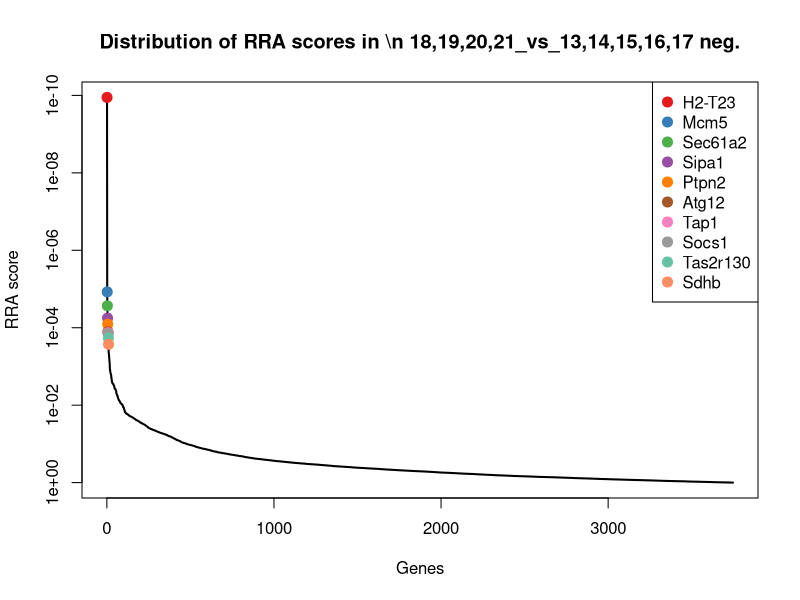
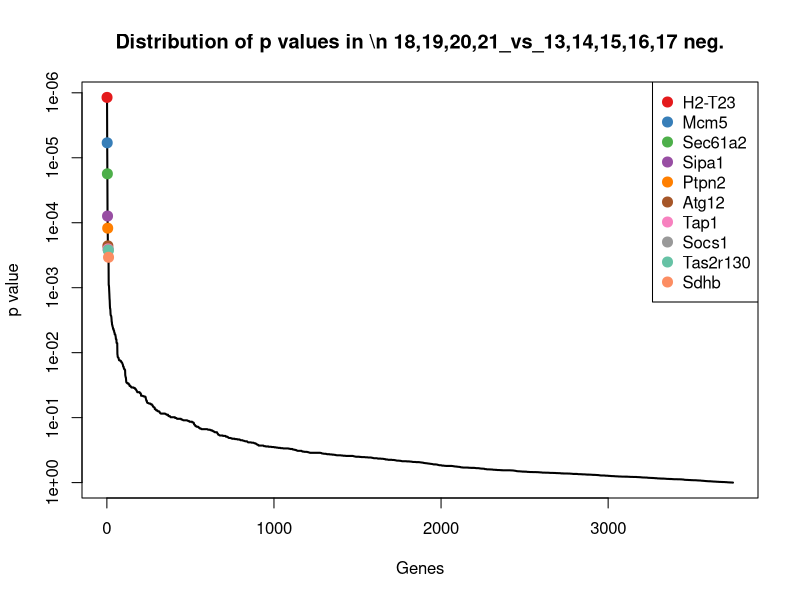
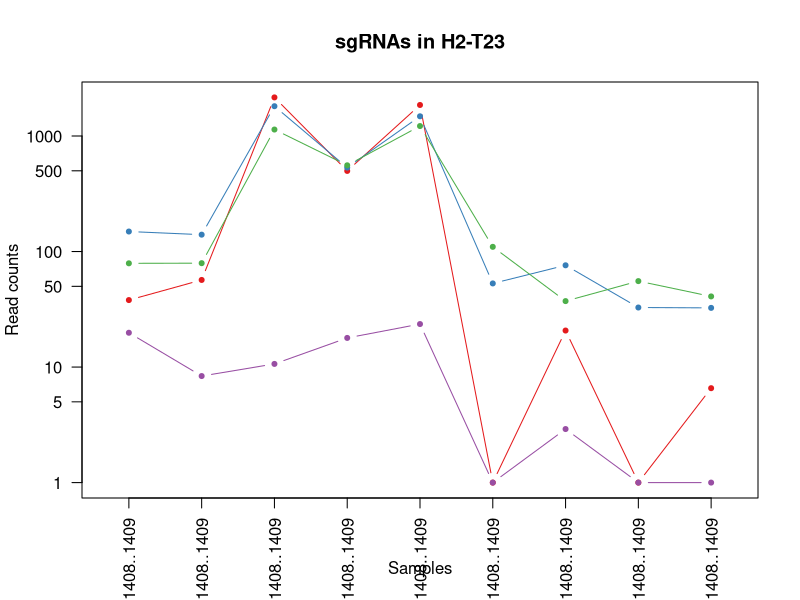
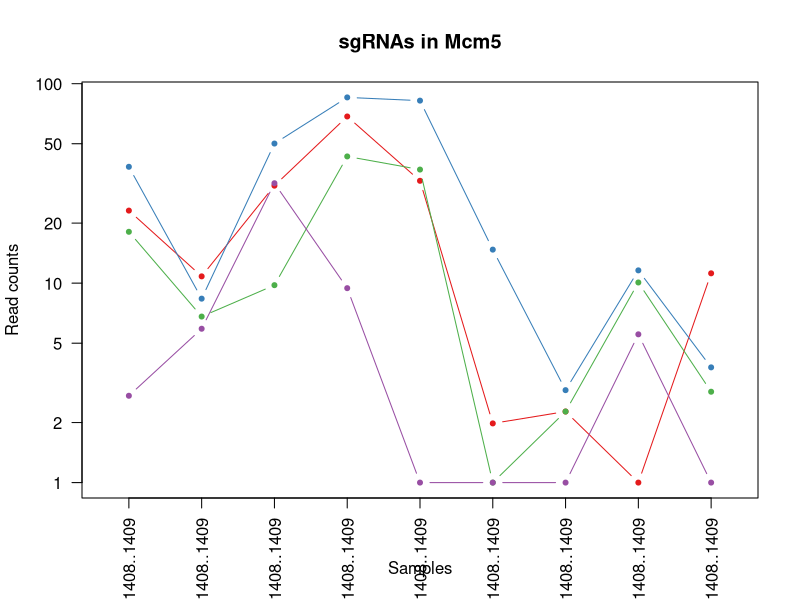
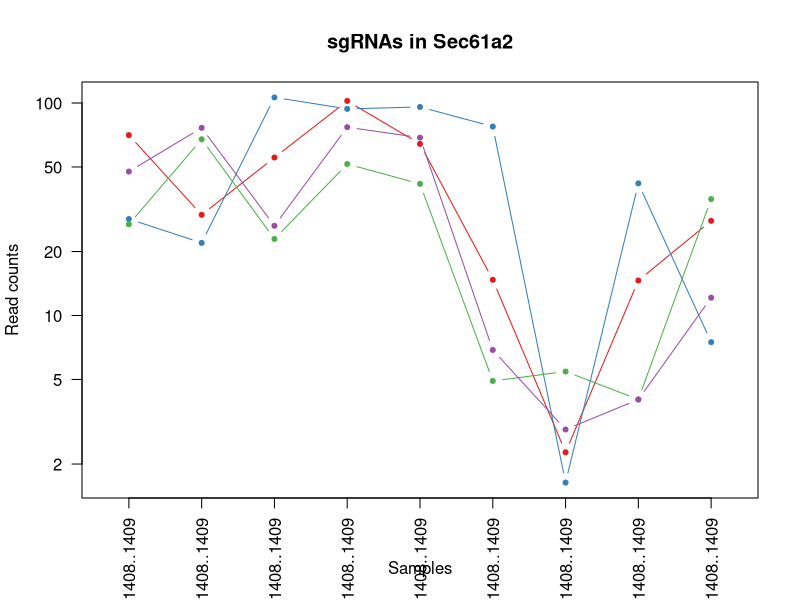
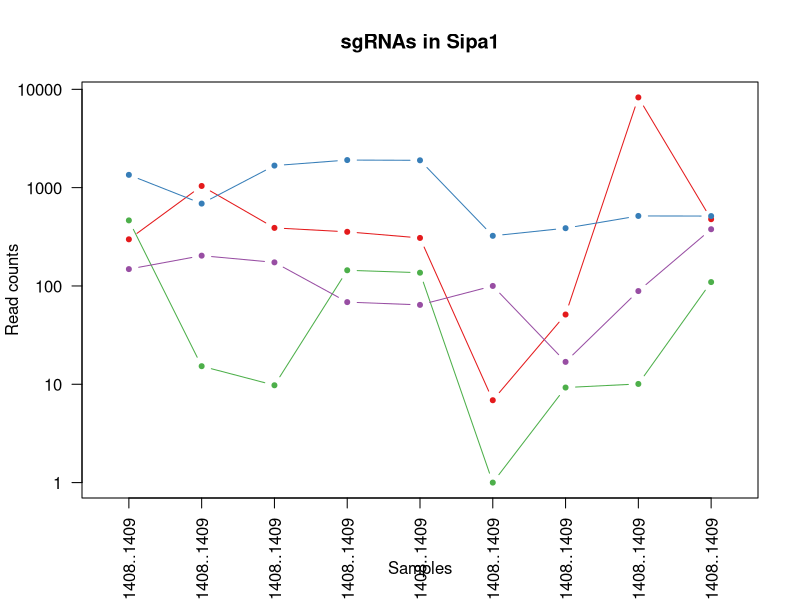
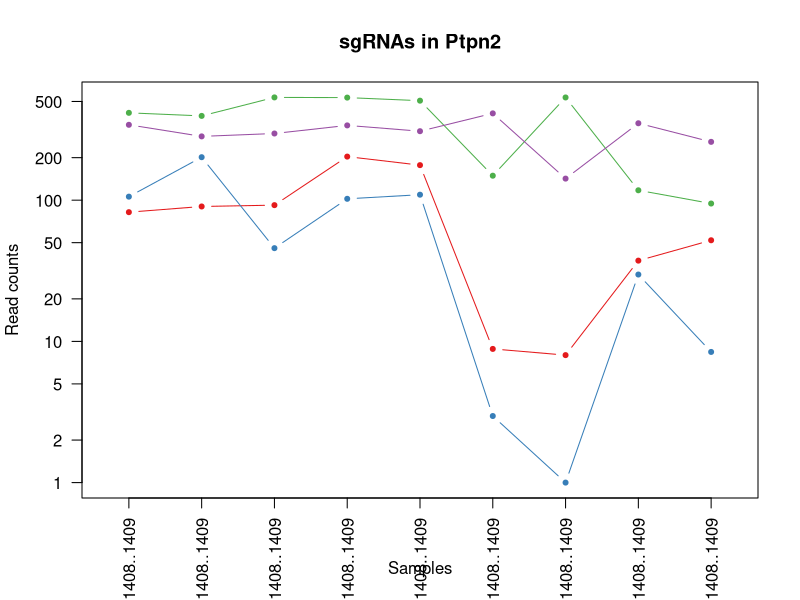
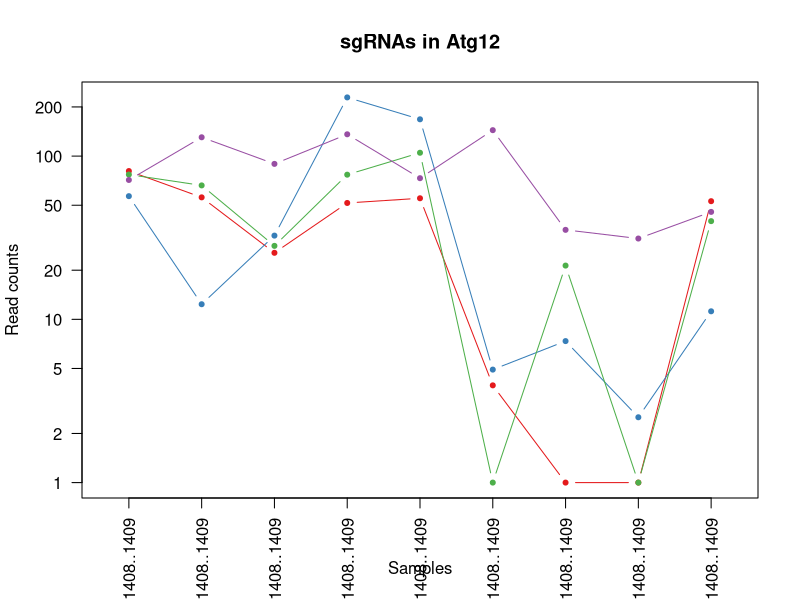

Generate these figures, in order, with R: (Note: this script raises an error after producing the figures.)
pdf(file='invivo.poolA_SP_mCD19_10m_v_SP_hEGFRv3_15m.pdf',width=4.5,height=4.5);
gstable=read.table('invivo.poolA_SP_mCD19_10m_v_SP_hEGFRv3_15m.gene_summary.txt',header=T)
# 
#
# parameters
# Do not modify the variables beginning with "__"

# gstablename='__GENE_SUMMARY_FILE__'
startindex=3
# outputfile='__OUTPUT_FILE__'
targetgenelist=c("H2-T23","Mcm5","Sec61a2","Sipa1","Ptpn2","Atg12","Tap1","Socs1","Tas2r130","Sdhb")
# samplelabel=sub('.\\w+.\\w+$','',colnames(gstable)[startindex]);
samplelabel='18,19,20,21_vs_13,14,15,16,17 neg.'


# You need to write some codes in front of this code:
# gstable=read.table(gstablename,header=T)
# pdf(file=outputfile,width=6,height=6)


# set up color using RColorBrewer
#library(RColorBrewer)
#colors <- brewer.pal(length(targetgenelist), "Set1")

colors=c( "#E41A1C", "#377EB8", "#4DAF4A", "#984EA3", "#FF7F00",  "#A65628", "#F781BF",
          "#999999", "#66C2A5", "#FC8D62", "#8DA0CB", "#E78AC3", "#A6D854", "#FFD92F", "#E5C494", "#B3B3B3", 
          "#8DD3C7", "#FFFFB3", "#BEBADA", "#FB8072", "#80B1D3", "#FDB462", "#B3DE69", "#FCCDE5",
          "#D9D9D9", "#BC80BD", "#CCEBC5", "#FFED6F")

######
# function definition

plotrankedvalues<-function(val, tglist, ...){
  
  plot(val,log='y',ylim=c(max(val),min(val)),type='l',lwd=2, ...)
  if(length(tglist)>0){
    for(i in 1:length(tglist)){
      targetgene=tglist[i];
      tx=which(names(val)==targetgene);ty=val[targetgene];
      points(tx,ty,col=colors[(i %% length(colors)) ],cex=2,pch=20)
      # text(tx+50,ty,targetgene,col=colors[i])
    }
    legend('topright',tglist,pch=20,pt.cex = 2,cex=1,col=colors)
  }
}



plotrandvalues<-function(val,targetgenelist, ...){
  # choose the one with the best distance distribution
  
  mindiffvalue=0;
  randval=val;
  for(i in 1:20){
    randval0=sample(val)
    vindex=sort(which(names(randval0) %in% targetgenelist))
    if(max(vindex)>0.9*length(val)){
      # print('pass...')
      next;
    }
    mindiffind=min(diff(vindex));
    if (mindiffind > mindiffvalue){
      mindiffvalue=mindiffind;
      randval=randval0;
      # print(paste('Diff: ',mindiffvalue))
    }
  }
  plot(randval,log='y',ylim=c(max(randval),min(randval)),pch=20,col='grey', ...)
  
  if(length(targetgenelist)>0){
    for(i in 1:length(targetgenelist)){
      targetgene=targetgenelist[i];
      tx=which(names(randval)==targetgene);ty=randval[targetgene];
      points(tx,ty,col=colors[(i %% length(colors)) ],cex=2,pch=20)
      text(tx+50,ty,targetgene,col=colors[i])
    }
  }
  
}




# set.seed(1235)



pvec=gstable[,startindex]
names(pvec)=gstable[,'id']
pvec=sort(pvec);

plotrankedvalues(pvec,targetgenelist,xlab='Genes',ylab='RRA score',main=paste('Distribution of RRA scores in \\n',samplelabel))

# plotrandvalues(pvec,targetgenelist,xlab='Genes',ylab='RRA score',main=paste('Distribution of RRA scores in \\n',samplelabel))


pvec=gstable[,startindex+1]
names(pvec)=gstable[,'id']
pvec=sort(pvec);

plotrankedvalues(pvec,targetgenelist,xlab='Genes',ylab='p value',main=paste('Distribution of p values in \\n',samplelabel))

# plotrandvalues(pvec,targetgenelist,xlab='Genes',ylab='p value',main=paste('Distribution of p values in \\n',samplelabel))



# you need to write after this code:
# dev.off()






# parameters
# Do not modify the variables beginning with "__"
targetmat=list(c(37.00532212467111,55.76517449691813,2157.477041551049,497.77481009793667,1855.0684870278178,0.0,19.708293521908693,0.0,5.564332594651635),c(148.02128849868444,138.96681484631998,1810.1758592525875,531.5222548503392,1480.443950718064,51.961177679141045,75.01866566403955,31.770282094519033,31.531218036359263),c(78.08750177155174,78.29430499367305,1136.6220511586014,556.8328384146411,1218.65813016426,108.82435325254067,36.2378300241547,54.4633407334612,39.87771692833671),c(18.816265487120905,7.361003033593192,9.647255063846154,16.873722376201243,22.567743151189998,0.0,1.9072542117976155,0.0,0.0))
targetgene="H2-T23"
collabel=c("In.vivo_AR1813_Pool.A..1.8._SP_hEGFRv3_15m_1360..1361..1362..1363..1406..1407..1408..1409","In.vivo_AR1814_Pool.A..1.8._SP_hEGFRv3_15m_1360..1361..1362..1363..1406..1407..1408..1409","In.vivo_AR1810_Pool.A..1.8._SP_hEGFRv3_15m_1360..1361..1362..1363..1406..1407..1408..1409","In.vivo_AR1811_Pool.A..1.8._SP_hEGFRv3_15m_1360..1361..1362..1363..1406..1407..1408..1409","In.vivo_AR1812_Pool.A..1.8._SP_hEGFRv3_15m_1360..1361..1362..1363..1406..1407..1408..1409","In.vivo_AR1823_Pool.A..1.8._SP_mCD19_10m_1360..1361..1362..1363..1406..1407..1408..1409","In.vivo_AR1825_Pool.A..1.8._SP_mCD19_10m_1360..1361..1362..1363..1406..1407..1408..1409","In.vivo_AR1827_Pool.A..1.8._SP_mCD19_10m_1360..1361..1362..1363..1406..1407..1408..1409","In.vivo_AR1828_Pool.A..1.8._SP_mCD19_10m_1360..1361..1362..1363..1406..1407..1408..1409")

# set up color using RColorBrewer
#library(RColorBrewer)
#colors <- brewer.pal(length(targetgenelist), "Set1")

colors=c( "#E41A1C", "#377EB8", "#4DAF4A", "#984EA3", "#FF7F00",  "#A65628", "#F781BF",
          "#999999", "#66C2A5", "#FC8D62", "#8DA0CB", "#E78AC3", "#A6D854", "#FFD92F", "#E5C494", "#B3B3B3", 
          "#8DD3C7", "#FFFFB3", "#BEBADA", "#FB8072", "#80B1D3", "#FDB462", "#B3DE69", "#FCCDE5",
          "#D9D9D9", "#BC80BD", "#CCEBC5", "#FFED6F")


## code

targetmatvec=unlist(targetmat)+1
yrange=range(targetmatvec[targetmatvec>0]);
# yrange[1]=1; # set the minimum value to 1
for(i in 1:length(targetmat)){
  vali=targetmat[[i]]+1;
  if(i==1){
    plot(1:length(vali),vali,type='b',las=1,pch=20,main=paste('sgRNAs in',targetgene),ylab='Read counts',xlab='Samples',xlim=c(0.7,length(vali)+0.3),ylim = yrange,col=colors[(i %% length(colors))],xaxt='n',log='y')
    axis(1,at=1:length(vali),labels=(collabel),las=2)
    # lines(0:100,rep(1,101),col='black');
  }else{
    lines(1:length(vali),vali,type='b',pch=20,col=colors[(i %% length(colors))])
  }
}




# parameters
# Do not modify the variables beginning with "__"
targetmat=list(c(22.10911194736706,9.81467071145759,29.81878837916084,67.49488950480497,31.594840411666,0.9803995788517178,1.271502807865077,0.0,10.201276423527997),c(37.31892654945646,7.361003033593192,49.11329850685315,84.36861188100622,81.24387534428399,13.725594103924049,1.9072542117976155,10.590094031506345,2.7821662973258174),c(17.091441150801487,5.799578147679485,8.770231876223777,42.18430594050311,36.108389041904,0.0,1.271502807865077,9.077223455576867,1.8547775315505448),c(1.7248243363194162,4.907335355728795,30.695811566783217,8.436861188100622,0.0,0.0,0.0,4.5386117277884335,0.0))
targetgene="Mcm5"
collabel=c("In.vivo_AR1813_Pool.A..1.8._SP_hEGFRv3_15m_1360..1361..1362..1363..1406..1407..1408..1409","In.vivo_AR1814_Pool.A..1.8._SP_hEGFRv3_15m_1360..1361..1362..1363..1406..1407..1408..1409","In.vivo_AR1810_Pool.A..1.8._SP_hEGFRv3_15m_1360..1361..1362..1363..1406..1407..1408..1409","In.vivo_AR1811_Pool.A..1.8._SP_hEGFRv3_15m_1360..1361..1362..1363..1406..1407..1408..1409","In.vivo_AR1812_Pool.A..1.8._SP_hEGFRv3_15m_1360..1361..1362..1363..1406..1407..1408..1409","In.vivo_AR1823_Pool.A..1.8._SP_mCD19_10m_1360..1361..1362..1363..1406..1407..1408..1409","In.vivo_AR1825_Pool.A..1.8._SP_mCD19_10m_1360..1361..1362..1363..1406..1407..1408..1409","In.vivo_AR1827_Pool.A..1.8._SP_mCD19_10m_1360..1361..1362..1363..1406..1407..1408..1409","In.vivo_AR1828_Pool.A..1.8._SP_mCD19_10m_1360..1361..1362..1363..1406..1407..1408..1409")

# set up color using RColorBrewer
#library(RColorBrewer)
#colors <- brewer.pal(length(targetgenelist), "Set1")

colors=c( "#E41A1C", "#377EB8", "#4DAF4A", "#984EA3", "#FF7F00",  "#A65628", "#F781BF",
          "#999999", "#66C2A5", "#FC8D62", "#8DA0CB", "#E78AC3", "#A6D854", "#FFD92F", "#E5C494", "#B3B3B3", 
          "#8DD3C7", "#FFFFB3", "#BEBADA", "#FB8072", "#80B1D3", "#FDB462", "#B3DE69", "#FCCDE5",
          "#D9D9D9", "#BC80BD", "#CCEBC5", "#FFED6F")


## code

targetmatvec=unlist(targetmat)+1
yrange=range(targetmatvec[targetmatvec>0]);
# yrange[1]=1; # set the minimum value to 1
for(i in 1:length(targetmat)){
  vali=targetmat[[i]]+1;
  if(i==1){
    plot(1:length(vali),vali,type='b',las=1,pch=20,main=paste('sgRNAs in',targetgene),ylab='Read counts',xlab='Samples',xlim=c(0.7,length(vali)+0.3),ylim = yrange,col=colors[(i %% length(colors))],xaxt='n',log='y')
    axis(1,at=1:length(vali),labels=(collabel),las=2)
    # lines(0:100,rep(1,101),col='black');
  }else{
    lines(1:length(vali),vali,type='b',pch=20,col=colors[(i %% length(colors))])
  }
}




# parameters
# Do not modify the variables beginning with "__"
targetmat=list(c(69.62018230234735,28.774830040409753,54.37543763258741,101.24233425720746,63.189680823332,13.725594103924049,1.271502807865077,13.6158351833653,26.8942742074829),c(27.440387168717983,20.967705610841215,105.24278251468532,92.80547306910684,94.784521234998,76.47116715043398,0.6357514039325385,40.8475055500959,6.491721360426907),c(25.87236504479124,66.47208800032641,21.92557969055944,50.62116712860373,40.621937672141996,3.921598315406871,4.45025982752777,3.0257411518589556,34.31338433368508),c(46.57025708062424,75.39451591983331,25.43367244104895,75.9317506929056,67.70322945356999,5.882397473110307,1.9072542117976155,3.0257411518589556,11.12866518930327))
targetgene="Sec61a2"
collabel=c("In.vivo_AR1813_Pool.A..1.8._SP_hEGFRv3_15m_1360..1361..1362..1363..1406..1407..1408..1409","In.vivo_AR1814_Pool.A..1.8._SP_hEGFRv3_15m_1360..1361..1362..1363..1406..1407..1408..1409","In.vivo_AR1810_Pool.A..1.8._SP_hEGFRv3_15m_1360..1361..1362..1363..1406..1407..1408..1409","In.vivo_AR1811_Pool.A..1.8._SP_hEGFRv3_15m_1360..1361..1362..1363..1406..1407..1408..1409","In.vivo_AR1812_Pool.A..1.8._SP_hEGFRv3_15m_1360..1361..1362..1363..1406..1407..1408..1409","In.vivo_AR1823_Pool.A..1.8._SP_mCD19_10m_1360..1361..1362..1363..1406..1407..1408..1409","In.vivo_AR1825_Pool.A..1.8._SP_mCD19_10m_1360..1361..1362..1363..1406..1407..1408..1409","In.vivo_AR1827_Pool.A..1.8._SP_mCD19_10m_1360..1361..1362..1363..1406..1407..1408..1409","In.vivo_AR1828_Pool.A..1.8._SP_mCD19_10m_1360..1361..1362..1363..1406..1407..1408..1409")

# set up color using RColorBrewer
#library(RColorBrewer)
#colors <- brewer.pal(length(targetgenelist), "Set1")

colors=c( "#E41A1C", "#377EB8", "#4DAF4A", "#984EA3", "#FF7F00",  "#A65628", "#F781BF",
          "#999999", "#66C2A5", "#FC8D62", "#8DA0CB", "#E78AC3", "#A6D854", "#FFD92F", "#E5C494", "#B3B3B3", 
          "#8DD3C7", "#FFFFB3", "#BEBADA", "#FB8072", "#80B1D3", "#FDB462", "#B3DE69", "#FCCDE5",
          "#D9D9D9", "#BC80BD", "#CCEBC5", "#FFED6F")


## code

targetmatvec=unlist(targetmat)+1
yrange=range(targetmatvec[targetmatvec>0]);
# yrange[1]=1; # set the minimum value to 1
for(i in 1:length(targetmat)){
  vali=targetmat[[i]]+1;
  if(i==1){
    plot(1:length(vali),vali,type='b',las=1,pch=20,main=paste('sgRNAs in',targetgene),ylab='Read counts',xlab='Samples',xlim=c(0.7,length(vali)+0.3),ylim = yrange,col=colors[(i %% length(colors))],xaxt='n',log='y')
    axis(1,at=1:length(vali),labels=(collabel),las=2)
    # lines(0:100,rep(1,101),col='black');
  }else{
    lines(1:length(vali),vali,type='b',pch=20,col=colors[(i %% length(colors))])
  }
}




# parameters
# Do not modify the variables beginning with "__"
targetmat=list(c(297.1401924841176,1038.7936705285908,388.5212721167133,354.34816990022614,306.921306856184,5.882397473110307,50.22436091067054,8273.889179758315,476.67782560849),c(1348.1854221522128,687.250010500019,1675.1142883587413,1906.7306285107404,1895.69042469996,322.55146144221516,385.90110218705087,514.3759958160225,512.8459874737256),c(463.35053762035227,14.27588467121104,8.770231876223777,143.42664019771058,135.40645890713998,0.0,8.264768251123,9.077223455576867,108.50448559570687),c(147.39407964911373,202.31605307481897,172.7735679616084,67.49488950480497,63.189680823332,99.0203574640235,15.893785098313462,87.74649340390971,376.5198389047606))
targetgene="Sipa1"
collabel=c("In.vivo_AR1813_Pool.A..1.8._SP_hEGFRv3_15m_1360..1361..1362..1363..1406..1407..1408..1409","In.vivo_AR1814_Pool.A..1.8._SP_hEGFRv3_15m_1360..1361..1362..1363..1406..1407..1408..1409","In.vivo_AR1810_Pool.A..1.8._SP_hEGFRv3_15m_1360..1361..1362..1363..1406..1407..1408..1409","In.vivo_AR1811_Pool.A..1.8._SP_hEGFRv3_15m_1360..1361..1362..1363..1406..1407..1408..1409","In.vivo_AR1812_Pool.A..1.8._SP_hEGFRv3_15m_1360..1361..1362..1363..1406..1407..1408..1409","In.vivo_AR1823_Pool.A..1.8._SP_mCD19_10m_1360..1361..1362..1363..1406..1407..1408..1409","In.vivo_AR1825_Pool.A..1.8._SP_mCD19_10m_1360..1361..1362..1363..1406..1407..1408..1409","In.vivo_AR1827_Pool.A..1.8._SP_mCD19_10m_1360..1361..1362..1363..1406..1407..1408..1409","In.vivo_AR1828_Pool.A..1.8._SP_mCD19_10m_1360..1361..1362..1363..1406..1407..1408..1409")

# set up color using RColorBrewer
#library(RColorBrewer)
#colors <- brewer.pal(length(targetgenelist), "Set1")

colors=c( "#E41A1C", "#377EB8", "#4DAF4A", "#984EA3", "#FF7F00",  "#A65628", "#F781BF",
          "#999999", "#66C2A5", "#FC8D62", "#8DA0CB", "#E78AC3", "#A6D854", "#FFD92F", "#E5C494", "#B3B3B3", 
          "#8DD3C7", "#FFFFB3", "#BEBADA", "#FB8072", "#80B1D3", "#FDB462", "#B3DE69", "#FCCDE5",
          "#D9D9D9", "#BC80BD", "#CCEBC5", "#FFED6F")


## code

targetmatvec=unlist(targetmat)+1
yrange=range(targetmatvec[targetmatvec>0]);
# yrange[1]=1; # set the minimum value to 1
for(i in 1:length(targetmat)){
  vali=targetmat[[i]]+1;
  if(i==1){
    plot(1:length(vali),vali,type='b',las=1,pch=20,main=paste('sgRNAs in',targetgene),ylab='Read counts',xlab='Samples',xlim=c(0.7,length(vali)+0.3),ylim = yrange,col=colors[(i %% length(colors))],xaxt='n',log='y')
    axis(1,at=1:length(vali),labels=(collabel),las=2)
    # lines(0:100,rep(1,101),col='black');
  }else{
    lines(1:length(vali),vali,type='b',pch=20,col=colors[(i %% length(colors))])
  }
}




# parameters
# Do not modify the variables beginning with "__"
targetmat=list(c(81.22354601940523,89.224279195069,91.21041151272728,202.48466851441492,176.02839657928197,7.843196630813742,6.993265443257924,36.30889382230747,51.00638211763998),c(104.90068009069904,200.53156749091758,44.72818256874126,101.24233425720746,108.325167125712,1.9607991577034356,0.0,28.74454094266008,7.419110126202179),c(414.4282473538379,394.1482533442173,533.2300980744056,531.5222548503392,505.517446586656,148.04033640660938,532.7596764954673,116.49103434656979,93.66626534330251),c(340.73120752928105,281.948722256418,295.55681422874125,337.47444752402487,306.921306856184,410.78742353886975,141.13681167302354,349.4731030397094,257.8140768855257))
targetgene="Ptpn2"
collabel=c("In.vivo_AR1813_Pool.A..1.8._SP_hEGFRv3_15m_1360..1361..1362..1363..1406..1407..1408..1409","In.vivo_AR1814_Pool.A..1.8._SP_hEGFRv3_15m_1360..1361..1362..1363..1406..1407..1408..1409","In.vivo_AR1810_Pool.A..1.8._SP_hEGFRv3_15m_1360..1361..1362..1363..1406..1407..1408..1409","In.vivo_AR1811_Pool.A..1.8._SP_hEGFRv3_15m_1360..1361..1362..1363..1406..1407..1408..1409","In.vivo_AR1812_Pool.A..1.8._SP_hEGFRv3_15m_1360..1361..1362..1363..1406..1407..1408..1409","In.vivo_AR1823_Pool.A..1.8._SP_mCD19_10m_1360..1361..1362..1363..1406..1407..1408..1409","In.vivo_AR1825_Pool.A..1.8._SP_mCD19_10m_1360..1361..1362..1363..1406..1407..1408..1409","In.vivo_AR1827_Pool.A..1.8._SP_mCD19_10m_1360..1361..1362..1363..1406..1407..1408..1409","In.vivo_AR1828_Pool.A..1.8._SP_mCD19_10m_1360..1361..1362..1363..1406..1407..1408..1409")

# set up color using RColorBrewer
#library(RColorBrewer)
#colors <- brewer.pal(length(targetgenelist), "Set1")

colors=c( "#E41A1C", "#377EB8", "#4DAF4A", "#984EA3", "#FF7F00",  "#A65628", "#F781BF",
          "#999999", "#66C2A5", "#FC8D62", "#8DA0CB", "#E78AC3", "#A6D854", "#FFD92F", "#E5C494", "#B3B3B3", 
          "#8DD3C7", "#FFFFB3", "#BEBADA", "#FB8072", "#80B1D3", "#FDB462", "#B3DE69", "#FCCDE5",
          "#D9D9D9", "#BC80BD", "#CCEBC5", "#FFED6F")


## code

targetmatvec=unlist(targetmat)+1
yrange=range(targetmatvec[targetmatvec>0]);
# yrange[1]=1; # set the minimum value to 1
for(i in 1:length(targetmat)){
  vali=targetmat[[i]]+1;
  if(i==1){
    plot(1:length(vali),vali,type='b',las=1,pch=20,main=paste('sgRNAs in',targetgene),ylab='Read counts',xlab='Samples',xlim=c(0.7,length(vali)+0.3),ylim = yrange,col=colors[(i %% length(colors))],xaxt='n',log='y')
    axis(1,at=1:length(vali),labels=(collabel),las=2)
    # lines(0:100,rep(1,101),col='black');
  }else{
    lines(1:length(vali),vali,type='b',pch=20,col=colors[(i %% length(colors))])
  }
}




# parameters
# Do not modify the variables beginning with "__"
targetmat=list(c(79.96912832026383,54.872931704967435,24.556649253426574,50.62116712860373,54.162583562856,2.9411987365551533,0.0,0.0,51.93377088341526),c(55.82158761179201,11.376095597371297,31.572834754405594,227.79525207871677,167.001299318806,3.921598315406871,6.357514039325385,1.5128705759294778,10.201276423527997),c(76.04907301044699,65.13372381240038,27.187718816293707,75.9317506929056,103.811618495474,0.0,20.34404492584123,0.0,38.95032816256144),c(70.40419336431071,129.37520483285005,88.57934194986014,134.98977900960995,72.216778083808,143.1383385123508,34.330575812357075,30.257411518589556,44.51466075721308))
targetgene="Atg12"
collabel=c("In.vivo_AR1813_Pool.A..1.8._SP_hEGFRv3_15m_1360..1361..1362..1363..1406..1407..1408..1409","In.vivo_AR1814_Pool.A..1.8._SP_hEGFRv3_15m_1360..1361..1362..1363..1406..1407..1408..1409","In.vivo_AR1810_Pool.A..1.8._SP_hEGFRv3_15m_1360..1361..1362..1363..1406..1407..1408..1409","In.vivo_AR1811_Pool.A..1.8._SP_hEGFRv3_15m_1360..1361..1362..1363..1406..1407..1408..1409","In.vivo_AR1812_Pool.A..1.8._SP_hEGFRv3_15m_1360..1361..1362..1363..1406..1407..1408..1409","In.vivo_AR1823_Pool.A..1.8._SP_mCD19_10m_1360..1361..1362..1363..1406..1407..1408..1409","In.vivo_AR1825_Pool.A..1.8._SP_mCD19_10m_1360..1361..1362..1363..1406..1407..1408..1409","In.vivo_AR1827_Pool.A..1.8._SP_mCD19_10m_1360..1361..1362..1363..1406..1407..1408..1409","In.vivo_AR1828_Pool.A..1.8._SP_mCD19_10m_1360..1361..1362..1363..1406..1407..1408..1409")

# set up color using RColorBrewer
#library(RColorBrewer)
#colors <- brewer.pal(length(targetgenelist), "Set1")

colors=c( "#E41A1C", "#377EB8", "#4DAF4A", "#984EA3", "#FF7F00",  "#A65628", "#F781BF",
          "#999999", "#66C2A5", "#FC8D62", "#8DA0CB", "#E78AC3", "#A6D854", "#FFD92F", "#E5C494", "#B3B3B3", 
          "#8DD3C7", "#FFFFB3", "#BEBADA", "#FB8072", "#80B1D3", "#FDB462", "#B3DE69", "#FCCDE5",
          "#D9D9D9", "#BC80BD", "#CCEBC5", "#FFED6F")


## code

targetmatvec=unlist(targetmat)+1
yrange=range(targetmatvec[targetmatvec>0]);
# yrange[1]=1; # set the minimum value to 1
for(i in 1:length(targetmat)){
  vali=targetmat[[i]]+1;
  if(i==1){
    plot(1:length(vali),vali,type='b',las=1,pch=20,main=paste('sgRNAs in',targetgene),ylab='Read counts',xlab='Samples',xlim=c(0.7,length(vali)+0.3),ylim = yrange,col=colors[(i %% length(colors))],xaxt='n',log='y')
    axis(1,at=1:length(vali),labels=(collabel),las=2)
    # lines(0:100,rep(1,101),col='black');
  }else{
    lines(1:length(vali),vali,type='b',pch=20,col=colors[(i %% length(colors))])
  }
}




# parameters
# Do not modify the variables beginning with "__"
targetmat=list(c(63.8185004438184,28.774830040409753,7.893208688601399,50.62116712860373,58.676132193094,51.961177679141045,30.516067388761847,39.33463497416642,15.765609018179632),c(173.8936535434757,184.2481365378175,176.2816607120979,278.41641920732053,334.002598637612,120.5891481987613,50.22436091067054,425.1166318361833,108.50448559570687),c(52.058334514367836,77.62512289971004,50.8673448820979,84.36861188100622,85.757423974522,123.53034693531644,0.0,83.20788167612127,50.07899335186471),c(42.49339955841471,33.68216539613855,1540.9297406525175,531.5222548503392,1692.5807363392498,0.0,3.1787570196626924,0.0,0.0))
targetgene="Tap1"
collabel=c("In.vivo_AR1813_Pool.A..1.8._SP_hEGFRv3_15m_1360..1361..1362..1363..1406..1407..1408..1409","In.vivo_AR1814_Pool.A..1.8._SP_hEGFRv3_15m_1360..1361..1362..1363..1406..1407..1408..1409","In.vivo_AR1810_Pool.A..1.8._SP_hEGFRv3_15m_1360..1361..1362..1363..1406..1407..1408..1409","In.vivo_AR1811_Pool.A..1.8._SP_hEGFRv3_15m_1360..1361..1362..1363..1406..1407..1408..1409","In.vivo_AR1812_Pool.A..1.8._SP_hEGFRv3_15m_1360..1361..1362..1363..1406..1407..1408..1409","In.vivo_AR1823_Pool.A..1.8._SP_mCD19_10m_1360..1361..1362..1363..1406..1407..1408..1409","In.vivo_AR1825_Pool.A..1.8._SP_mCD19_10m_1360..1361..1362..1363..1406..1407..1408..1409","In.vivo_AR1827_Pool.A..1.8._SP_mCD19_10m_1360..1361..1362..1363..1406..1407..1408..1409","In.vivo_AR1828_Pool.A..1.8._SP_mCD19_10m_1360..1361..1362..1363..1406..1407..1408..1409")

# set up color using RColorBrewer
#library(RColorBrewer)
#colors <- brewer.pal(length(targetgenelist), "Set1")

colors=c( "#E41A1C", "#377EB8", "#4DAF4A", "#984EA3", "#FF7F00",  "#A65628", "#F781BF",
          "#999999", "#66C2A5", "#FC8D62", "#8DA0CB", "#E78AC3", "#A6D854", "#FFD92F", "#E5C494", "#B3B3B3", 
          "#8DD3C7", "#FFFFB3", "#BEBADA", "#FB8072", "#80B1D3", "#FDB462", "#B3DE69", "#FCCDE5",
          "#D9D9D9", "#BC80BD", "#CCEBC5", "#FFED6F")


## code

targetmatvec=unlist(targetmat)+1
yrange=range(targetmatvec[targetmatvec>0]);
# yrange[1]=1; # set the minimum value to 1
for(i in 1:length(targetmat)){
  vali=targetmat[[i]]+1;
  if(i==1){
    plot(1:length(vali),vali,type='b',las=1,pch=20,main=paste('sgRNAs in',targetgene),ylab='Read counts',xlab='Samples',xlim=c(0.7,length(vali)+0.3),ylim = yrange,col=colors[(i %% length(colors))],xaxt='n',log='y')
    axis(1,at=1:length(vali),labels=(collabel),las=2)
    # lines(0:100,rep(1,101),col='black');
  }else{
    lines(1:length(vali),vali,type='b',pch=20,col=colors[(i %% length(colors))])
  }
}




# parameters
# Do not modify the variables beginning with "__"
targetmat=list(c(29.1652115050374,11.59915629535897,14.90939418958042,50.62116712860373,22.567743151189998,31.37278652325497,47.04560389100785,25.71879979080112,20.402552847055993),c(58.64402743486015,46.17356448344821,37.71199706776224,8.436861188100622,22.567743151189998,1.9607991577034356,84.55493672302762,1.5128705759294778,3.7095550631010896),c(42.179795133629355,9.145488617494573,89.45636513748252,0.0,9.027097260476,0.0,0.0,0.0,2.7821662973258174),c(131.08664956027562,184.47119723580516,155.23310420916084,354.34816990022614,189.569042469996,0.0,97.26996480167838,13.6158351833653,37.095550631010894))
targetgene="Socs1"
collabel=c("In.vivo_AR1813_Pool.A..1.8._SP_hEGFRv3_15m_1360..1361..1362..1363..1406..1407..1408..1409","In.vivo_AR1814_Pool.A..1.8._SP_hEGFRv3_15m_1360..1361..1362..1363..1406..1407..1408..1409","In.vivo_AR1810_Pool.A..1.8._SP_hEGFRv3_15m_1360..1361..1362..1363..1406..1407..1408..1409","In.vivo_AR1811_Pool.A..1.8._SP_hEGFRv3_15m_1360..1361..1362..1363..1406..1407..1408..1409","In.vivo_AR1812_Pool.A..1.8._SP_hEGFRv3_15m_1360..1361..1362..1363..1406..1407..1408..1409","In.vivo_AR1823_Pool.A..1.8._SP_mCD19_10m_1360..1361..1362..1363..1406..1407..1408..1409","In.vivo_AR1825_Pool.A..1.8._SP_mCD19_10m_1360..1361..1362..1363..1406..1407..1408..1409","In.vivo_AR1827_Pool.A..1.8._SP_mCD19_10m_1360..1361..1362..1363..1406..1407..1408..1409","In.vivo_AR1828_Pool.A..1.8._SP_mCD19_10m_1360..1361..1362..1363..1406..1407..1408..1409")

# set up color using RColorBrewer
#library(RColorBrewer)
#colors <- brewer.pal(length(targetgenelist), "Set1")

colors=c( "#E41A1C", "#377EB8", "#4DAF4A", "#984EA3", "#FF7F00",  "#A65628", "#F781BF",
          "#999999", "#66C2A5", "#FC8D62", "#8DA0CB", "#E78AC3", "#A6D854", "#FFD92F", "#E5C494", "#B3B3B3", 
          "#8DD3C7", "#FFFFB3", "#BEBADA", "#FB8072", "#80B1D3", "#FDB462", "#B3DE69", "#FCCDE5",
          "#D9D9D9", "#BC80BD", "#CCEBC5", "#FFED6F")


## code

targetmatvec=unlist(targetmat)+1
yrange=range(targetmatvec[targetmatvec>0]);
# yrange[1]=1; # set the minimum value to 1
for(i in 1:length(targetmat)){
  vali=targetmat[[i]]+1;
  if(i==1){
    plot(1:length(vali),vali,type='b',las=1,pch=20,main=paste('sgRNAs in',targetgene),ylab='Read counts',xlab='Samples',xlim=c(0.7,length(vali)+0.3),ylim = yrange,col=colors[(i %% length(colors))],xaxt='n',log='y')
    axis(1,at=1:length(vali),labels=(collabel),las=2)
    # lines(0:100,rep(1,101),col='black');
  }else{
    lines(1:length(vali),vali,type='b',pch=20,col=colors[(i %% length(colors))])
  }
}




# parameters
# Do not modify the variables beginning with "__"
targetmat=list(c(209.33095354422005,180.67916537001472,201.71533315314684,185.61094613821368,176.02839657928197,413.7286222754249,173.560133273583,370.65329110272205,203.09813970478464),c(241.7890115095036,175.32570861831059,315.72834754405596,202.48466851441492,167.001299318806,63.725972625361656,62.93938898932131,43.873246701954855,132.61659350586396),c(108.82073540051589,66.69514869831407,64.89971588405595,126.55291782150933,130.892910276902,0.9803995788517178,29.88031598482931,16.641576335224258,51.00638211763998),c(333.04789912204,143.42802880607343,206.10044909125875,582.1434219789429,537.1122869983219,67.64757094076853,185.63940994830125,111.95242261878136,219.79113748873957))
targetgene="Tas2r130"
collabel=c("In.vivo_AR1813_Pool.A..1.8._SP_hEGFRv3_15m_1360..1361..1362..1363..1406..1407..1408..1409","In.vivo_AR1814_Pool.A..1.8._SP_hEGFRv3_15m_1360..1361..1362..1363..1406..1407..1408..1409","In.vivo_AR1810_Pool.A..1.8._SP_hEGFRv3_15m_1360..1361..1362..1363..1406..1407..1408..1409","In.vivo_AR1811_Pool.A..1.8._SP_hEGFRv3_15m_1360..1361..1362..1363..1406..1407..1408..1409","In.vivo_AR1812_Pool.A..1.8._SP_hEGFRv3_15m_1360..1361..1362..1363..1406..1407..1408..1409","In.vivo_AR1823_Pool.A..1.8._SP_mCD19_10m_1360..1361..1362..1363..1406..1407..1408..1409","In.vivo_AR1825_Pool.A..1.8._SP_mCD19_10m_1360..1361..1362..1363..1406..1407..1408..1409","In.vivo_AR1827_Pool.A..1.8._SP_mCD19_10m_1360..1361..1362..1363..1406..1407..1408..1409","In.vivo_AR1828_Pool.A..1.8._SP_mCD19_10m_1360..1361..1362..1363..1406..1407..1408..1409")

# set up color using RColorBrewer
#library(RColorBrewer)
#colors <- brewer.pal(length(targetgenelist), "Set1")

colors=c( "#E41A1C", "#377EB8", "#4DAF4A", "#984EA3", "#FF7F00",  "#A65628", "#F781BF",
          "#999999", "#66C2A5", "#FC8D62", "#8DA0CB", "#E78AC3", "#A6D854", "#FFD92F", "#E5C494", "#B3B3B3", 
          "#8DD3C7", "#FFFFB3", "#BEBADA", "#FB8072", "#80B1D3", "#FDB462", "#B3DE69", "#FCCDE5",
          "#D9D9D9", "#BC80BD", "#CCEBC5", "#FFED6F")


## code

targetmatvec=unlist(targetmat)+1
yrange=range(targetmatvec[targetmatvec>0]);
# yrange[1]=1; # set the minimum value to 1
for(i in 1:length(targetmat)){
  vali=targetmat[[i]]+1;
  if(i==1){
    plot(1:length(vali),vali,type='b',las=1,pch=20,main=paste('sgRNAs in',targetgene),ylab='Read counts',xlab='Samples',xlim=c(0.7,length(vali)+0.3),ylim = yrange,col=colors[(i %% length(colors))],xaxt='n',log='y')
    axis(1,at=1:length(vali),labels=(collabel),las=2)
    # lines(0:100,rep(1,101),col='black');
  }else{
    lines(1:length(vali),vali,type='b',pch=20,col=colors[(i %% length(colors))])
  }
}




# parameters
# Do not modify the variables beginning with "__"
targetmat=list(c(34.653288938780996,78.74042638964839,35.957950692517485,134.98977900960995,67.70322945356999,2.9411987365551533,36.2378300241547,0.0,0.0),c(43.591015045163424,2.0075462818890526,15.786417377202797,33.74744475240249,22.567743151189998,0.0,0.0,0.0,3.7095550631010896),c(16.77783672601614,54.20374961100442,35.08092750489511,8.436861188100622,13.540645890714,99.0203574640235,6.357514039325385,40.8475055500959,5.564332594651635),c(4.8608685841729,7.807124429568537,46.482228943986016,8.436861188100622,0.0,22.54919031358951,68.02540022078162,7.564352879647389,30.60382927058399))
targetgene="Sdhb"
collabel=c("In.vivo_AR1813_Pool.A..1.8._SP_hEGFRv3_15m_1360..1361..1362..1363..1406..1407..1408..1409","In.vivo_AR1814_Pool.A..1.8._SP_hEGFRv3_15m_1360..1361..1362..1363..1406..1407..1408..1409","In.vivo_AR1810_Pool.A..1.8._SP_hEGFRv3_15m_1360..1361..1362..1363..1406..1407..1408..1409","In.vivo_AR1811_Pool.A..1.8._SP_hEGFRv3_15m_1360..1361..1362..1363..1406..1407..1408..1409","In.vivo_AR1812_Pool.A..1.8._SP_hEGFRv3_15m_1360..1361..1362..1363..1406..1407..1408..1409","In.vivo_AR1823_Pool.A..1.8._SP_mCD19_10m_1360..1361..1362..1363..1406..1407..1408..1409","In.vivo_AR1825_Pool.A..1.8._SP_mCD19_10m_1360..1361..1362..1363..1406..1407..1408..1409","In.vivo_AR1827_Pool.A..1.8._SP_mCD19_10m_1360..1361..1362..1363..1406..1407..1408..1409","In.vivo_AR1828_Pool.A..1.8._SP_mCD19_10m_1360..1361..1362..1363..1406..1407..1408..1409")

# set up color using RColorBrewer
#library(RColorBrewer)
#colors <- brewer.pal(length(targetgenelist), "Set1")

colors=c( "#E41A1C", "#377EB8", "#4DAF4A", "#984EA3", "#FF7F00",  "#A65628", "#F781BF",
          "#999999", "#66C2A5", "#FC8D62", "#8DA0CB", "#E78AC3", "#A6D854", "#FFD92F", "#E5C494", "#B3B3B3", 
          "#8DD3C7", "#FFFFB3", "#BEBADA", "#FB8072", "#80B1D3", "#FDB462", "#B3DE69", "#FCCDE5",
          "#D9D9D9", "#BC80BD", "#CCEBC5", "#FFED6F")


## code

targetmatvec=unlist(targetmat)+1
yrange=range(targetmatvec[targetmatvec>0]);
# yrange[1]=1; # set the minimum value to 1
for(i in 1:length(targetmat)){
  vali=targetmat[[i]]+1;
  if(i==1){
    plot(1:length(vali),vali,type='b',las=1,pch=20,main=paste('sgRNAs in',targetgene),ylab='Read counts',xlab='Samples',xlim=c(0.7,length(vali)+0.3),ylim = yrange,col=colors[(i %% length(colors))],xaxt='n',log='y')
    axis(1,at=1:length(vali),labels=(collabel),las=2)
    # lines(0:100,rep(1,101),col='black');
  }else{
    lines(1:length(vali),vali,type='b',pch=20,col=colors[(i %% length(colors))])
  }
}



# 
#
# parameters
# Do not modify the variables beginning with "__"

# gstablename='__GENE_SUMMARY_FILE__'
startindex=9
# outputfile='__OUTPUT_FILE__'
targetgenelist=c("Cd19","Aldoa","Plaa","Uggt1","Csnk1g1","H2-M10.1","Etv5","Stt3a","Bcap31","Ccr10")
# samplelabel=sub('.\\w+.\\w+$','',colnames(gstable)[startindex]);
samplelabel='18,19,20,21_vs_13,14,15,16,17 pos.'


# You need to write some codes in front of this code:
# gstable=read.table(gstablename,header=T)
# pdf(file=outputfile,width=6,height=6)


# set up color using RColorBrewer
#library(RColorBrewer)
#colors <- brewer.pal(length(targetgenelist), "Set1")

colors=c( "#E41A1C", "#377EB8", "#4DAF4A", "#984EA3", "#FF7F00",  "#A65628", "#F781BF",
          "#999999", "#66C2A5", "#FC8D62", "#8DA0CB", "#E78AC3", "#A6D854", "#FFD92F", "#E5C494", "#B3B3B3", 
          "#8DD3C7", "#FFFFB3", "#BEBADA", "#FB8072", "#80B1D3", "#FDB462", "#B3DE69", "#FCCDE5",
          "#D9D9D9", "#BC80BD", "#CCEBC5", "#FFED6F")

######
# function definition

plotrankedvalues<-function(val, tglist, ...){
  
  plot(val,log='y',ylim=c(max(val),min(val)),type='l',lwd=2, ...)
  if(length(tglist)>0){
    for(i in 1:length(tglist)){
      targetgene=tglist[i];
      tx=which(names(val)==targetgene);ty=val[targetgene];
      points(tx,ty,col=colors[(i %% length(colors)) ],cex=2,pch=20)
      # text(tx+50,ty,targetgene,col=colors[i])
    }
    legend('topright',tglist,pch=20,pt.cex = 2,cex=1,col=colors)
  }
}



plotrandvalues<-function(val,targetgenelist, ...){
  # choose the one with the best distance distribution
  
  mindiffvalue=0;
  randval=val;
  for(i in 1:20){
    randval0=sample(val)
    vindex=sort(which(names(randval0) %in% targetgenelist))
    if(max(vindex)>0.9*length(val)){
      # print('pass...')
      next;
    }
    mindiffind=min(diff(vindex));
    if (mindiffind > mindiffvalue){
      mindiffvalue=mindiffind;
      randval=randval0;
      # print(paste('Diff: ',mindiffvalue))
    }
  }
  plot(randval,log='y',ylim=c(max(randval),min(randval)),pch=20,col='grey', ...)
  
  if(length(targetgenelist)>0){
    for(i in 1:length(targetgenelist)){
      targetgene=targetgenelist[i];
      tx=which(names(randval)==targetgene);ty=randval[targetgene];
      points(tx,ty,col=colors[(i %% length(colors)) ],cex=2,pch=20)
      text(tx+50,ty,targetgene,col=colors[i])
    }
  }
  
}




# set.seed(1235)



pvec=gstable[,startindex]
names(pvec)=gstable[,'id']
pvec=sort(pvec);

plotrankedvalues(pvec,targetgenelist,xlab='Genes',ylab='RRA score',main=paste('Distribution of RRA scores in \\n',samplelabel))

# plotrandvalues(pvec,targetgenelist,xlab='Genes',ylab='RRA score',main=paste('Distribution of RRA scores in \\n',samplelabel))


pvec=gstable[,startindex+1]
names(pvec)=gstable[,'id']
pvec=sort(pvec);

plotrankedvalues(pvec,targetgenelist,xlab='Genes',ylab='p value',main=paste('Distribution of p values in \\n',samplelabel))

# plotrandvalues(pvec,targetgenelist,xlab='Genes',ylab='p value',main=paste('Distribution of p values in \\n',samplelabel))



# you need to write after this code:
# dev.off()






# parameters
# Do not modify the variables beginning with "__"
targetmat=list(c(38.10293761141983,13.606702577248022,71.91590138503497,59.05802831670435,36.108389041904,17037.383881285154,1928.8697595313217,31328.523886347626,522.1198751314784),c(82.79156814333197,75.84063731580865,81.56315644888112,210.92152970251556,157.97420205832998,13531.474987311409,4093.603289921615,12028.833949215279,348.6981759315024),c(108.66393318812322,103.50016386628005,79.80911007363636,168.73722376201243,135.40645890713998,24551.16625360472,10077.295503734667,53557.13125847944,1583.05262317839),c(162.9174986759885,204.323599356708,241.18137659615385,118.1160566334087,194.082591100234,66418.14986888847,26908.17817144469,82884.12737287238,1601.6003984938955))
targetgene="Cd19"
collabel=c("In.vivo_AR1813_Pool.A..1.8._SP_hEGFRv3_15m_1360..1361..1362..1363..1406..1407..1408..1409","In.vivo_AR1814_Pool.A..1.8._SP_hEGFRv3_15m_1360..1361..1362..1363..1406..1407..1408..1409","In.vivo_AR1810_Pool.A..1.8._SP_hEGFRv3_15m_1360..1361..1362..1363..1406..1407..1408..1409","In.vivo_AR1811_Pool.A..1.8._SP_hEGFRv3_15m_1360..1361..1362..1363..1406..1407..1408..1409","In.vivo_AR1812_Pool.A..1.8._SP_hEGFRv3_15m_1360..1361..1362..1363..1406..1407..1408..1409","In.vivo_AR1823_Pool.A..1.8._SP_mCD19_10m_1360..1361..1362..1363..1406..1407..1408..1409","In.vivo_AR1825_Pool.A..1.8._SP_mCD19_10m_1360..1361..1362..1363..1406..1407..1408..1409","In.vivo_AR1827_Pool.A..1.8._SP_mCD19_10m_1360..1361..1362..1363..1406..1407..1408..1409","In.vivo_AR1828_Pool.A..1.8._SP_mCD19_10m_1360..1361..1362..1363..1406..1407..1408..1409")

# set up color using RColorBrewer
#library(RColorBrewer)
#colors <- brewer.pal(length(targetgenelist), "Set1")

colors=c( "#E41A1C", "#377EB8", "#4DAF4A", "#984EA3", "#FF7F00",  "#A65628", "#F781BF",
          "#999999", "#66C2A5", "#FC8D62", "#8DA0CB", "#E78AC3", "#A6D854", "#FFD92F", "#E5C494", "#B3B3B3", 
          "#8DD3C7", "#FFFFB3", "#BEBADA", "#FB8072", "#80B1D3", "#FDB462", "#B3DE69", "#FCCDE5",
          "#D9D9D9", "#BC80BD", "#CCEBC5", "#FFED6F")


## code

targetmatvec=unlist(targetmat)+1
yrange=range(targetmatvec[targetmatvec>0]);
# yrange[1]=1; # set the minimum value to 1
for(i in 1:length(targetmat)){
  vali=targetmat[[i]]+1;
  if(i==1){
    plot(1:length(vali),vali,type='b',las=1,pch=20,main=paste('sgRNAs in',targetgene),ylab='Read counts',xlab='Samples',xlim=c(0.7,length(vali)+0.3),ylim = yrange,col=colors[(i %% length(colors))],xaxt='n',log='y')
    axis(1,at=1:length(vali),labels=(collabel),las=2)
    # lines(0:100,rep(1,101),col='black');
  }else{
    lines(1:length(vali),vali,type='b',pch=20,col=colors[(i %% length(colors))])
  }
}




# parameters
# Do not modify the variables beginning with "__"
targetmat=list(c(0.0,0.446121395975345,6.1391623133566435,8.436861188100622,0.0,0.0,20.97979632977377,0.0,2.7821662973258174),c(7.212901770063013,11.59915629535897,25.43367244104895,8.436861188100622,4.513548630238,20.588391155886075,126.51452938257516,169.44150450410152,58.425492243842164),c(0.6272088495706968,0.0,0.0,0.0,0.0,0.0,21.615547733706308,0.0,14.838220252404358),c(0.3136044247853484,6.691820939630175,2.631069562867133,0.0,0.0,0.0,94.0912077820157,0.0,21.329941612831266))
targetgene="Aldoa"
collabel=c("In.vivo_AR1813_Pool.A..1.8._SP_hEGFRv3_15m_1360..1361..1362..1363..1406..1407..1408..1409","In.vivo_AR1814_Pool.A..1.8._SP_hEGFRv3_15m_1360..1361..1362..1363..1406..1407..1408..1409","In.vivo_AR1810_Pool.A..1.8._SP_hEGFRv3_15m_1360..1361..1362..1363..1406..1407..1408..1409","In.vivo_AR1811_Pool.A..1.8._SP_hEGFRv3_15m_1360..1361..1362..1363..1406..1407..1408..1409","In.vivo_AR1812_Pool.A..1.8._SP_hEGFRv3_15m_1360..1361..1362..1363..1406..1407..1408..1409","In.vivo_AR1823_Pool.A..1.8._SP_mCD19_10m_1360..1361..1362..1363..1406..1407..1408..1409","In.vivo_AR1825_Pool.A..1.8._SP_mCD19_10m_1360..1361..1362..1363..1406..1407..1408..1409","In.vivo_AR1827_Pool.A..1.8._SP_mCD19_10m_1360..1361..1362..1363..1406..1407..1408..1409","In.vivo_AR1828_Pool.A..1.8._SP_mCD19_10m_1360..1361..1362..1363..1406..1407..1408..1409")

# set up color using RColorBrewer
#library(RColorBrewer)
#colors <- brewer.pal(length(targetgenelist), "Set1")

colors=c( "#E41A1C", "#377EB8", "#4DAF4A", "#984EA3", "#FF7F00",  "#A65628", "#F781BF",
          "#999999", "#66C2A5", "#FC8D62", "#8DA0CB", "#E78AC3", "#A6D854", "#FFD92F", "#E5C494", "#B3B3B3", 
          "#8DD3C7", "#FFFFB3", "#BEBADA", "#FB8072", "#80B1D3", "#FDB462", "#B3DE69", "#FCCDE5",
          "#D9D9D9", "#BC80BD", "#CCEBC5", "#FFED6F")


## code

targetmatvec=unlist(targetmat)+1
yrange=range(targetmatvec[targetmatvec>0]);
# yrange[1]=1; # set the minimum value to 1
for(i in 1:length(targetmat)){
  vali=targetmat[[i]]+1;
  if(i==1){
    plot(1:length(vali),vali,type='b',las=1,pch=20,main=paste('sgRNAs in',targetgene),ylab='Read counts',xlab='Samples',xlim=c(0.7,length(vali)+0.3),ylim = yrange,col=colors[(i %% length(colors))],xaxt='n',log='y')
    axis(1,at=1:length(vali),labels=(collabel),las=2)
    # lines(0:100,rep(1,101),col='black');
  }else{
    lines(1:length(vali),vali,type='b',pch=20,col=colors[(i %% length(colors))])
  }
}




# parameters
# Do not modify the variables beginning with "__"
targetmat=list(c(201.02043628740833,231.76006520919174,119.27515351664336,168.73722376201243,176.02839657928197,230.39390103015367,54.03886933426577,152.79992816887727,255.95929935397518),c(131.55705619745365,84.09388314135253,102.61171295181818,134.98977900960995,85.757423974522,212.74670861082276,448.2047397724396,668.6887945608293,178.05864302885232),c(0.0,5.130396053716468,0.0,0.0,0.0,0.0,13.986530886515848,0.0,37.095550631010894),c(0.6272088495706968,8.476306523531555,8.770231876223777,0.0,0.0,10.784395367368896,2.543005615730154,15.128705759294778,13.910831486629085))
targetgene="Plaa"
collabel=c("In.vivo_AR1813_Pool.A..1.8._SP_hEGFRv3_15m_1360..1361..1362..1363..1406..1407..1408..1409","In.vivo_AR1814_Pool.A..1.8._SP_hEGFRv3_15m_1360..1361..1362..1363..1406..1407..1408..1409","In.vivo_AR1810_Pool.A..1.8._SP_hEGFRv3_15m_1360..1361..1362..1363..1406..1407..1408..1409","In.vivo_AR1811_Pool.A..1.8._SP_hEGFRv3_15m_1360..1361..1362..1363..1406..1407..1408..1409","In.vivo_AR1812_Pool.A..1.8._SP_hEGFRv3_15m_1360..1361..1362..1363..1406..1407..1408..1409","In.vivo_AR1823_Pool.A..1.8._SP_mCD19_10m_1360..1361..1362..1363..1406..1407..1408..1409","In.vivo_AR1825_Pool.A..1.8._SP_mCD19_10m_1360..1361..1362..1363..1406..1407..1408..1409","In.vivo_AR1827_Pool.A..1.8._SP_mCD19_10m_1360..1361..1362..1363..1406..1407..1408..1409","In.vivo_AR1828_Pool.A..1.8._SP_mCD19_10m_1360..1361..1362..1363..1406..1407..1408..1409")

# set up color using RColorBrewer
#library(RColorBrewer)
#colors <- brewer.pal(length(targetgenelist), "Set1")

colors=c( "#E41A1C", "#377EB8", "#4DAF4A", "#984EA3", "#FF7F00",  "#A65628", "#F781BF",
          "#999999", "#66C2A5", "#FC8D62", "#8DA0CB", "#E78AC3", "#A6D854", "#FFD92F", "#E5C494", "#B3B3B3", 
          "#8DD3C7", "#FFFFB3", "#BEBADA", "#FB8072", "#80B1D3", "#FDB462", "#B3DE69", "#FCCDE5",
          "#D9D9D9", "#BC80BD", "#CCEBC5", "#FFED6F")


## code

targetmatvec=unlist(targetmat)+1
yrange=range(targetmatvec[targetmatvec>0]);
# yrange[1]=1; # set the minimum value to 1
for(i in 1:length(targetmat)){
  vali=targetmat[[i]]+1;
  if(i==1){
    plot(1:length(vali),vali,type='b',las=1,pch=20,main=paste('sgRNAs in',targetgene),ylab='Read counts',xlab='Samples',xlim=c(0.7,length(vali)+0.3),ylim = yrange,col=colors[(i %% length(colors))],xaxt='n',log='y')
    axis(1,at=1:length(vali),labels=(collabel),las=2)
    # lines(0:100,rep(1,101),col='black');
  }else{
    lines(1:length(vali),vali,type='b',pch=20,col=colors[(i %% length(colors))])
  }
}




# parameters
# Do not modify the variables beginning with "__"
targetmat=list(c(13.014583628591959,43.05071471162079,42.09711300587413,59.05802831670435,40.621937672141996,22.54919031358951,1.9072542117976155,55.97621130939068,15.765609018179632),c(38.57334424859785,56.657417288868814,145.58584914531468,25.310583564301865,22.567743151189998,50.98077810028933,220.60573716459086,205.75039832640897,228.137636380717),c(47.66787256737295,20.2985235168782,3.5080927504895105,25.310583564301865,22.567743151189998,767.652870240895,108.71349007246408,237.52068042092802,98.30320917217888),c(18.345858849942882,22.529130496754924,57.006507195454546,8.436861188100622,0.0,2.9411987365551533,182.46065292863855,122.54251665028771,76.04587879357234))
targetgene="Uggt1"
collabel=c("In.vivo_AR1813_Pool.A..1.8._SP_hEGFRv3_15m_1360..1361..1362..1363..1406..1407..1408..1409","In.vivo_AR1814_Pool.A..1.8._SP_hEGFRv3_15m_1360..1361..1362..1363..1406..1407..1408..1409","In.vivo_AR1810_Pool.A..1.8._SP_hEGFRv3_15m_1360..1361..1362..1363..1406..1407..1408..1409","In.vivo_AR1811_Pool.A..1.8._SP_hEGFRv3_15m_1360..1361..1362..1363..1406..1407..1408..1409","In.vivo_AR1812_Pool.A..1.8._SP_hEGFRv3_15m_1360..1361..1362..1363..1406..1407..1408..1409","In.vivo_AR1823_Pool.A..1.8._SP_mCD19_10m_1360..1361..1362..1363..1406..1407..1408..1409","In.vivo_AR1825_Pool.A..1.8._SP_mCD19_10m_1360..1361..1362..1363..1406..1407..1408..1409","In.vivo_AR1827_Pool.A..1.8._SP_mCD19_10m_1360..1361..1362..1363..1406..1407..1408..1409","In.vivo_AR1828_Pool.A..1.8._SP_mCD19_10m_1360..1361..1362..1363..1406..1407..1408..1409")

# set up color using RColorBrewer
#library(RColorBrewer)
#colors <- brewer.pal(length(targetgenelist), "Set1")

colors=c( "#E41A1C", "#377EB8", "#4DAF4A", "#984EA3", "#FF7F00",  "#A65628", "#F781BF",
          "#999999", "#66C2A5", "#FC8D62", "#8DA0CB", "#E78AC3", "#A6D854", "#FFD92F", "#E5C494", "#B3B3B3", 
          "#8DD3C7", "#FFFFB3", "#BEBADA", "#FB8072", "#80B1D3", "#FDB462", "#B3DE69", "#FCCDE5",
          "#D9D9D9", "#BC80BD", "#CCEBC5", "#FFED6F")


## code

targetmatvec=unlist(targetmat)+1
yrange=range(targetmatvec[targetmatvec>0]);
# yrange[1]=1; # set the minimum value to 1
for(i in 1:length(targetmat)){
  vali=targetmat[[i]]+1;
  if(i==1){
    plot(1:length(vali),vali,type='b',las=1,pch=20,main=paste('sgRNAs in',targetgene),ylab='Read counts',xlab='Samples',xlim=c(0.7,length(vali)+0.3),ylim = yrange,col=colors[(i %% length(colors))],xaxt='n',log='y')
    axis(1,at=1:length(vali),labels=(collabel),las=2)
    # lines(0:100,rep(1,101),col='black');
  }else{
    lines(1:length(vali),vali,type='b',pch=20,col=colors[(i %% length(colors))])
  }
}




# parameters
# Do not modify the variables beginning with "__"
targetmat=list(c(93.76772301081917,96.36222153067452,29.81878837916084,92.80547306910684,94.784521234998,2.9411987365551533,438.032717309519,68.0791759168265,409.9058344726704),c(408.15615885813094,635.0538071709036,502.53428650762237,337.47444752402487,365.59743904927797,777.4568660294123,1080.1416352813828,394.8592203175937,591.6740325646238),c(135.00670487009248,187.14792561165723,128.04538539286713,396.5324758407292,460.381960284276,883.3400205453977,146.8585743084164,2071.119818447455,268.94274207482897),c(99.56940486934812,437.8681501498011,141.2007332072028,75.9317506929056,81.24387534428399,313.7278652325497,300.0746626561582,134.64548125772353,179.91342056040284))
targetgene="Csnk1g1"
collabel=c("In.vivo_AR1813_Pool.A..1.8._SP_hEGFRv3_15m_1360..1361..1362..1363..1406..1407..1408..1409","In.vivo_AR1814_Pool.A..1.8._SP_hEGFRv3_15m_1360..1361..1362..1363..1406..1407..1408..1409","In.vivo_AR1810_Pool.A..1.8._SP_hEGFRv3_15m_1360..1361..1362..1363..1406..1407..1408..1409","In.vivo_AR1811_Pool.A..1.8._SP_hEGFRv3_15m_1360..1361..1362..1363..1406..1407..1408..1409","In.vivo_AR1812_Pool.A..1.8._SP_hEGFRv3_15m_1360..1361..1362..1363..1406..1407..1408..1409","In.vivo_AR1823_Pool.A..1.8._SP_mCD19_10m_1360..1361..1362..1363..1406..1407..1408..1409","In.vivo_AR1825_Pool.A..1.8._SP_mCD19_10m_1360..1361..1362..1363..1406..1407..1408..1409","In.vivo_AR1827_Pool.A..1.8._SP_mCD19_10m_1360..1361..1362..1363..1406..1407..1408..1409","In.vivo_AR1828_Pool.A..1.8._SP_mCD19_10m_1360..1361..1362..1363..1406..1407..1408..1409")

# set up color using RColorBrewer
#library(RColorBrewer)
#colors <- brewer.pal(length(targetgenelist), "Set1")

colors=c( "#E41A1C", "#377EB8", "#4DAF4A", "#984EA3", "#FF7F00",  "#A65628", "#F781BF",
          "#999999", "#66C2A5", "#FC8D62", "#8DA0CB", "#E78AC3", "#A6D854", "#FFD92F", "#E5C494", "#B3B3B3", 
          "#8DD3C7", "#FFFFB3", "#BEBADA", "#FB8072", "#80B1D3", "#FDB462", "#B3DE69", "#FCCDE5",
          "#D9D9D9", "#BC80BD", "#CCEBC5", "#FFED6F")


## code

targetmatvec=unlist(targetmat)+1
yrange=range(targetmatvec[targetmatvec>0]);
# yrange[1]=1; # set the minimum value to 1
for(i in 1:length(targetmat)){
  vali=targetmat[[i]]+1;
  if(i==1){
    plot(1:length(vali),vali,type='b',las=1,pch=20,main=paste('sgRNAs in',targetgene),ylab='Read counts',xlab='Samples',xlim=c(0.7,length(vali)+0.3),ylim = yrange,col=colors[(i %% length(colors))],xaxt='n',log='y')
    axis(1,at=1:length(vali),labels=(collabel),las=2)
    # lines(0:100,rep(1,101),col='black');
  }else{
    lines(1:length(vali),vali,type='b',pch=20,col=colors[(i %% length(colors))])
  }
}




# parameters
# Do not modify the variables beginning with "__"
targetmat=list(c(324.2669752280502,255.85062059186035,231.5341215323077,269.9795580192199,315.94840411665996,1217.6562769338334,305.79642529155103,612.7125832514386,260.59624318285154),c(24.461145133257176,43.49683610759614,18.41748694006993,0.0,22.567743151189998,35.29438483866184,174.19588467751555,12.102964607435823,144.6726474609425),c(185.9674238977116,198.97014260500387,270.1231417876923,151.8635013858112,180.54194520951998,459.80740248145565,352.2062777786263,582.455171732849,275.4344634352559),c(107.72311991376718,190.27077538348465,33.32688112965035,177.17408495011307,194.082591100234,177.45232377216092,609.0498449673719,518.9146075438109,221.64591502029012))
targetgene="H2-M10.1"
collabel=c("In.vivo_AR1813_Pool.A..1.8._SP_hEGFRv3_15m_1360..1361..1362..1363..1406..1407..1408..1409","In.vivo_AR1814_Pool.A..1.8._SP_hEGFRv3_15m_1360..1361..1362..1363..1406..1407..1408..1409","In.vivo_AR1810_Pool.A..1.8._SP_hEGFRv3_15m_1360..1361..1362..1363..1406..1407..1408..1409","In.vivo_AR1811_Pool.A..1.8._SP_hEGFRv3_15m_1360..1361..1362..1363..1406..1407..1408..1409","In.vivo_AR1812_Pool.A..1.8._SP_hEGFRv3_15m_1360..1361..1362..1363..1406..1407..1408..1409","In.vivo_AR1823_Pool.A..1.8._SP_mCD19_10m_1360..1361..1362..1363..1406..1407..1408..1409","In.vivo_AR1825_Pool.A..1.8._SP_mCD19_10m_1360..1361..1362..1363..1406..1407..1408..1409","In.vivo_AR1827_Pool.A..1.8._SP_mCD19_10m_1360..1361..1362..1363..1406..1407..1408..1409","In.vivo_AR1828_Pool.A..1.8._SP_mCD19_10m_1360..1361..1362..1363..1406..1407..1408..1409")

# set up color using RColorBrewer
#library(RColorBrewer)
#colors <- brewer.pal(length(targetgenelist), "Set1")

colors=c( "#E41A1C", "#377EB8", "#4DAF4A", "#984EA3", "#FF7F00",  "#A65628", "#F781BF",
          "#999999", "#66C2A5", "#FC8D62", "#8DA0CB", "#E78AC3", "#A6D854", "#FFD92F", "#E5C494", "#B3B3B3", 
          "#8DD3C7", "#FFFFB3", "#BEBADA", "#FB8072", "#80B1D3", "#FDB462", "#B3DE69", "#FCCDE5",
          "#D9D9D9", "#BC80BD", "#CCEBC5", "#FFED6F")


## code

targetmatvec=unlist(targetmat)+1
yrange=range(targetmatvec[targetmatvec>0]);
# yrange[1]=1; # set the minimum value to 1
for(i in 1:length(targetmat)){
  vali=targetmat[[i]]+1;
  if(i==1){
    plot(1:length(vali),vali,type='b',las=1,pch=20,main=paste('sgRNAs in',targetgene),ylab='Read counts',xlab='Samples',xlim=c(0.7,length(vali)+0.3),ylim = yrange,col=colors[(i %% length(colors))],xaxt='n',log='y')
    axis(1,at=1:length(vali),labels=(collabel),las=2)
    # lines(0:100,rep(1,101),col='black');
  }else{
    lines(1:length(vali),vali,type='b',pch=20,col=colors[(i %% length(colors))])
  }
}




# parameters
# Do not modify the variables beginning with "__"
targetmat=list(c(19.286672124298924,52.19620332911536,29.81878837916084,59.05802831670435,58.676132193094,78.43196630813742,149.40157992414655,51.43759958160224,64.91721360426907),c(288.20246637773516,122.23726249724453,178.91273027496504,134.98977900960995,180.54194520951998,820.5944474988878,864.6219093482523,455.3740433547728,172.49431043420066),c(17.56184778797951,5.35345675170414,39.466043443006996,0.0,4.513548630238,4.901997894258589,60.396383373591156,62.02769361310859,16.692997783954905),c(102.0782402676309,97.70058571860055,60.514599945944056,67.49488950480497,126.379361646664,1406.873395652215,830.9270849398278,594.5581363402848,384.86633779673804))
targetgene="Etv5"
collabel=c("In.vivo_AR1813_Pool.A..1.8._SP_hEGFRv3_15m_1360..1361..1362..1363..1406..1407..1408..1409","In.vivo_AR1814_Pool.A..1.8._SP_hEGFRv3_15m_1360..1361..1362..1363..1406..1407..1408..1409","In.vivo_AR1810_Pool.A..1.8._SP_hEGFRv3_15m_1360..1361..1362..1363..1406..1407..1408..1409","In.vivo_AR1811_Pool.A..1.8._SP_hEGFRv3_15m_1360..1361..1362..1363..1406..1407..1408..1409","In.vivo_AR1812_Pool.A..1.8._SP_hEGFRv3_15m_1360..1361..1362..1363..1406..1407..1408..1409","In.vivo_AR1823_Pool.A..1.8._SP_mCD19_10m_1360..1361..1362..1363..1406..1407..1408..1409","In.vivo_AR1825_Pool.A..1.8._SP_mCD19_10m_1360..1361..1362..1363..1406..1407..1408..1409","In.vivo_AR1827_Pool.A..1.8._SP_mCD19_10m_1360..1361..1362..1363..1406..1407..1408..1409","In.vivo_AR1828_Pool.A..1.8._SP_mCD19_10m_1360..1361..1362..1363..1406..1407..1408..1409")

# set up color using RColorBrewer
#library(RColorBrewer)
#colors <- brewer.pal(length(targetgenelist), "Set1")

colors=c( "#E41A1C", "#377EB8", "#4DAF4A", "#984EA3", "#FF7F00",  "#A65628", "#F781BF",
          "#999999", "#66C2A5", "#FC8D62", "#8DA0CB", "#E78AC3", "#A6D854", "#FFD92F", "#E5C494", "#B3B3B3", 
          "#8DD3C7", "#FFFFB3", "#BEBADA", "#FB8072", "#80B1D3", "#FDB462", "#B3DE69", "#FCCDE5",
          "#D9D9D9", "#BC80BD", "#CCEBC5", "#FFED6F")


## code

targetmatvec=unlist(targetmat)+1
yrange=range(targetmatvec[targetmatvec>0]);
# yrange[1]=1; # set the minimum value to 1
for(i in 1:length(targetmat)){
  vali=targetmat[[i]]+1;
  if(i==1){
    plot(1:length(vali),vali,type='b',las=1,pch=20,main=paste('sgRNAs in',targetgene),ylab='Read counts',xlab='Samples',xlim=c(0.7,length(vali)+0.3),ylim = yrange,col=colors[(i %% length(colors))],xaxt='n',log='y')
    axis(1,at=1:length(vali),labels=(collabel),las=2)
    # lines(0:100,rep(1,101),col='black');
  }else{
    lines(1:length(vali),vali,type='b',pch=20,col=colors[(i %% length(colors))])
  }
}




# parameters
# Do not modify the variables beginning with "__"
targetmat=list(c(136.7315292064119,113.5378952757253,153.47905783391607,185.61094613821368,148.947104797854,1188.244289568282,327.41197302525734,449.3225610510549,327.36823431867117),c(109.29114203769392,67.58739149026476,76.30101732314685,143.42664019771058,112.83871575594999,59.80437430995479,123.97152376684501,108.9266814669224,111.28665189303268),c(5.644879646136271,34.12828679211389,4.3851159381118885,8.436861188100622,0.0,299.02187154977395,0.0,116.49103434656979,16.692997783954905),c(108.66393318812322,101.93873898036634,56.12948400783217,261.54269683111926,230.190980142138,261.76668755340864,480.62806137299907,249.62364502836385,407.12366817534456))
targetgene="Stt3a"
collabel=c("In.vivo_AR1813_Pool.A..1.8._SP_hEGFRv3_15m_1360..1361..1362..1363..1406..1407..1408..1409","In.vivo_AR1814_Pool.A..1.8._SP_hEGFRv3_15m_1360..1361..1362..1363..1406..1407..1408..1409","In.vivo_AR1810_Pool.A..1.8._SP_hEGFRv3_15m_1360..1361..1362..1363..1406..1407..1408..1409","In.vivo_AR1811_Pool.A..1.8._SP_hEGFRv3_15m_1360..1361..1362..1363..1406..1407..1408..1409","In.vivo_AR1812_Pool.A..1.8._SP_hEGFRv3_15m_1360..1361..1362..1363..1406..1407..1408..1409","In.vivo_AR1823_Pool.A..1.8._SP_mCD19_10m_1360..1361..1362..1363..1406..1407..1408..1409","In.vivo_AR1825_Pool.A..1.8._SP_mCD19_10m_1360..1361..1362..1363..1406..1407..1408..1409","In.vivo_AR1827_Pool.A..1.8._SP_mCD19_10m_1360..1361..1362..1363..1406..1407..1408..1409","In.vivo_AR1828_Pool.A..1.8._SP_mCD19_10m_1360..1361..1362..1363..1406..1407..1408..1409")

# set up color using RColorBrewer
#library(RColorBrewer)
#colors <- brewer.pal(length(targetgenelist), "Set1")

colors=c( "#E41A1C", "#377EB8", "#4DAF4A", "#984EA3", "#FF7F00",  "#A65628", "#F781BF",
          "#999999", "#66C2A5", "#FC8D62", "#8DA0CB", "#E78AC3", "#A6D854", "#FFD92F", "#E5C494", "#B3B3B3", 
          "#8DD3C7", "#FFFFB3", "#BEBADA", "#FB8072", "#80B1D3", "#FDB462", "#B3DE69", "#FCCDE5",
          "#D9D9D9", "#BC80BD", "#CCEBC5", "#FFED6F")


## code

targetmatvec=unlist(targetmat)+1
yrange=range(targetmatvec[targetmatvec>0]);
# yrange[1]=1; # set the minimum value to 1
for(i in 1:length(targetmat)){
  vali=targetmat[[i]]+1;
  if(i==1){
    plot(1:length(vali),vali,type='b',las=1,pch=20,main=paste('sgRNAs in',targetgene),ylab='Read counts',xlab='Samples',xlim=c(0.7,length(vali)+0.3),ylim = yrange,col=colors[(i %% length(colors))],xaxt='n',log='y')
    axis(1,at=1:length(vali),labels=(collabel),las=2)
    # lines(0:100,rep(1,101),col='black');
  }else{
    lines(1:length(vali),vali,type='b',pch=20,col=colors[(i %% length(colors))])
  }
}




# parameters
# Do not modify the variables beginning with "__"
targetmat=list(c(135.32030929487783,142.0896646181474,62.26864632118881,101.24233425720746,176.02839657928197,383.33623533102167,172.28863046571792,358.55032649528624,140.9630923978414),c(256.528419474415,228.19109404138896,149.0939418958042,151.8635013858112,194.082591100234,248.0410934494846,316.6041991584042,87.74649340390971,166.92997783954903),c(31.67404690332019,46.17356448344821,34.20390431727273,67.49488950480497,63.189680823332,48.03957936373417,788.3317408763477,87.74649340390971,753.0396778095212),c(8.467319469204407,55.54211379893045,88.57934194986014,0.0,18.054194520952,183.33472124527123,374.45757691626517,122.54251665028771,70.4815461989207))
targetgene="Bcap31"
collabel=c("In.vivo_AR1813_Pool.A..1.8._SP_hEGFRv3_15m_1360..1361..1362..1363..1406..1407..1408..1409","In.vivo_AR1814_Pool.A..1.8._SP_hEGFRv3_15m_1360..1361..1362..1363..1406..1407..1408..1409","In.vivo_AR1810_Pool.A..1.8._SP_hEGFRv3_15m_1360..1361..1362..1363..1406..1407..1408..1409","In.vivo_AR1811_Pool.A..1.8._SP_hEGFRv3_15m_1360..1361..1362..1363..1406..1407..1408..1409","In.vivo_AR1812_Pool.A..1.8._SP_hEGFRv3_15m_1360..1361..1362..1363..1406..1407..1408..1409","In.vivo_AR1823_Pool.A..1.8._SP_mCD19_10m_1360..1361..1362..1363..1406..1407..1408..1409","In.vivo_AR1825_Pool.A..1.8._SP_mCD19_10m_1360..1361..1362..1363..1406..1407..1408..1409","In.vivo_AR1827_Pool.A..1.8._SP_mCD19_10m_1360..1361..1362..1363..1406..1407..1408..1409","In.vivo_AR1828_Pool.A..1.8._SP_mCD19_10m_1360..1361..1362..1363..1406..1407..1408..1409")

# set up color using RColorBrewer
#library(RColorBrewer)
#colors <- brewer.pal(length(targetgenelist), "Set1")

colors=c( "#E41A1C", "#377EB8", "#4DAF4A", "#984EA3", "#FF7F00",  "#A65628", "#F781BF",
          "#999999", "#66C2A5", "#FC8D62", "#8DA0CB", "#E78AC3", "#A6D854", "#FFD92F", "#E5C494", "#B3B3B3", 
          "#8DD3C7", "#FFFFB3", "#BEBADA", "#FB8072", "#80B1D3", "#FDB462", "#B3DE69", "#FCCDE5",
          "#D9D9D9", "#BC80BD", "#CCEBC5", "#FFED6F")


## code

targetmatvec=unlist(targetmat)+1
yrange=range(targetmatvec[targetmatvec>0]);
# yrange[1]=1; # set the minimum value to 1
for(i in 1:length(targetmat)){
  vali=targetmat[[i]]+1;
  if(i==1){
    plot(1:length(vali),vali,type='b',las=1,pch=20,main=paste('sgRNAs in',targetgene),ylab='Read counts',xlab='Samples',xlim=c(0.7,length(vali)+0.3),ylim = yrange,col=colors[(i %% length(colors))],xaxt='n',log='y')
    axis(1,at=1:length(vali),labels=(collabel),las=2)
    # lines(0:100,rep(1,101),col='black');
  }else{
    lines(1:length(vali),vali,type='b',pch=20,col=colors[(i %% length(colors))])
  }
}




# parameters
# Do not modify the variables beginning with "__"
targetmat=list(c(39.98456416013192,120.22971621535548,127.16836220524476,25.310583564301865,27.081291781428,281.374679130443,488.8928296241221,341.90875016006197,250.39496675932355),c(223.12954823477537,217.03805914200535,302.57299972972027,236.2321132668174,203.10968836070998,363.72824375398733,251.75755595728523,288.9582800025303,479.45999190581585),c(24.774749558042522,35.46665098003993,19.29451012769231,0.0,18.054194520952,262.7470871322604,238.40677647470193,65.05343476496755,28.749051739033444),c(19.913880973869624,41.48928982570708,28.064742003916084,16.873722376201243,4.513548630238,112.74595156794754,55.94612354606339,15.128705759294778,29.676440504808717))
targetgene="Ccr10"
collabel=c("In.vivo_AR1813_Pool.A..1.8._SP_hEGFRv3_15m_1360..1361..1362..1363..1406..1407..1408..1409","In.vivo_AR1814_Pool.A..1.8._SP_hEGFRv3_15m_1360..1361..1362..1363..1406..1407..1408..1409","In.vivo_AR1810_Pool.A..1.8._SP_hEGFRv3_15m_1360..1361..1362..1363..1406..1407..1408..1409","In.vivo_AR1811_Pool.A..1.8._SP_hEGFRv3_15m_1360..1361..1362..1363..1406..1407..1408..1409","In.vivo_AR1812_Pool.A..1.8._SP_hEGFRv3_15m_1360..1361..1362..1363..1406..1407..1408..1409","In.vivo_AR1823_Pool.A..1.8._SP_mCD19_10m_1360..1361..1362..1363..1406..1407..1408..1409","In.vivo_AR1825_Pool.A..1.8._SP_mCD19_10m_1360..1361..1362..1363..1406..1407..1408..1409","In.vivo_AR1827_Pool.A..1.8._SP_mCD19_10m_1360..1361..1362..1363..1406..1407..1408..1409","In.vivo_AR1828_Pool.A..1.8._SP_mCD19_10m_1360..1361..1362..1363..1406..1407..1408..1409")

# set up color using RColorBrewer
#library(RColorBrewer)
#colors <- brewer.pal(length(targetgenelist), "Set1")

colors=c( "#E41A1C", "#377EB8", "#4DAF4A", "#984EA3", "#FF7F00",  "#A65628", "#F781BF",
          "#999999", "#66C2A5", "#FC8D62", "#8DA0CB", "#E78AC3", "#A6D854", "#FFD92F", "#E5C494", "#B3B3B3", 
          "#8DD3C7", "#FFFFB3", "#BEBADA", "#FB8072", "#80B1D3", "#FDB462", "#B3DE69", "#FCCDE5",
          "#D9D9D9", "#BC80BD", "#CCEBC5", "#FFED6F")


## code

targetmatvec=unlist(targetmat)+1
yrange=range(targetmatvec[targetmatvec>0]);
# yrange[1]=1; # set the minimum value to 1
for(i in 1:length(targetmat)){
  vali=targetmat[[i]]+1;
  if(i==1){
    plot(1:length(vali),vali,type='b',las=1,pch=20,main=paste('sgRNAs in',targetgene),ylab='Read counts',xlab='Samples',xlim=c(0.7,length(vali)+0.3),ylim = yrange,col=colors[(i %% length(colors))],xaxt='n',log='y')
    axis(1,at=1:length(vali),labels=(collabel),las=2)
    # lines(0:100,rep(1,101),col='black');
  }else{
    lines(1:length(vali),vali,type='b',pch=20,col=colors[(i %% length(colors))])
  }
}



dev.off()
Sweave("invivo.poolA_SP_mCD19_10m_v_SP_hEGFRv3_15m_summary.Rnw");
library(tools);

texi2dvi("invivo.poolA_SP_mCD19_10m_v_SP_hEGFRv3_15m_summary.tex",pdf=TRUE);
